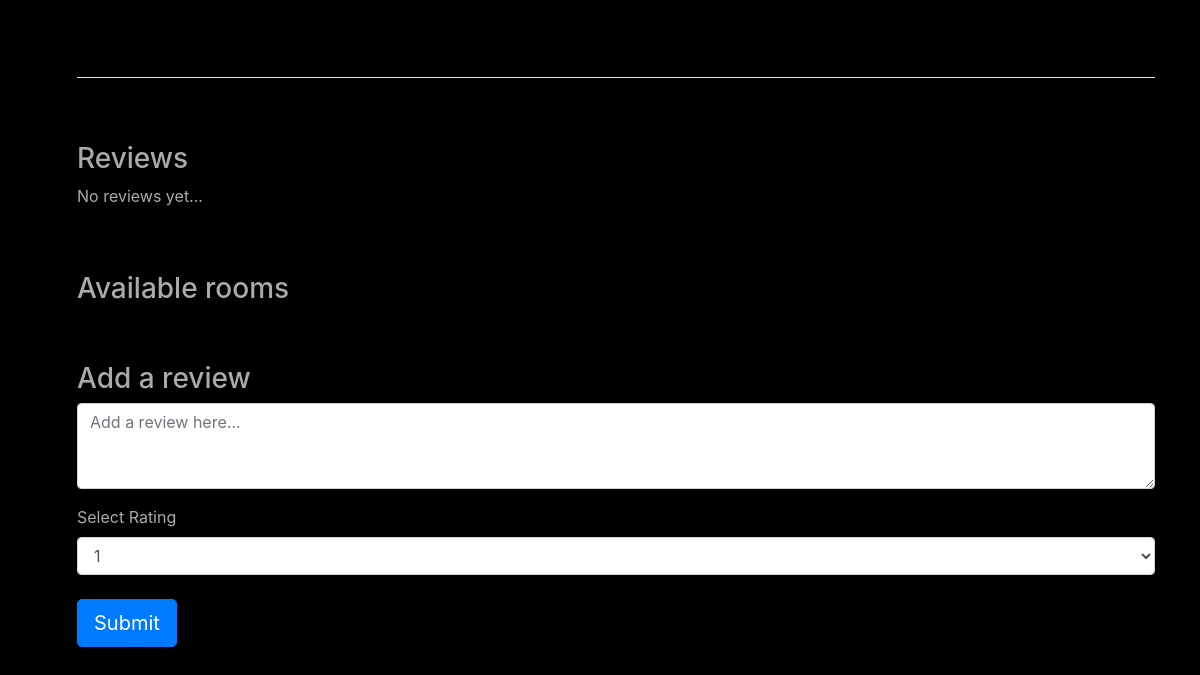
/hotel/the-royal-palace (signed in, lower part), run on an earlier commit of the app's database.
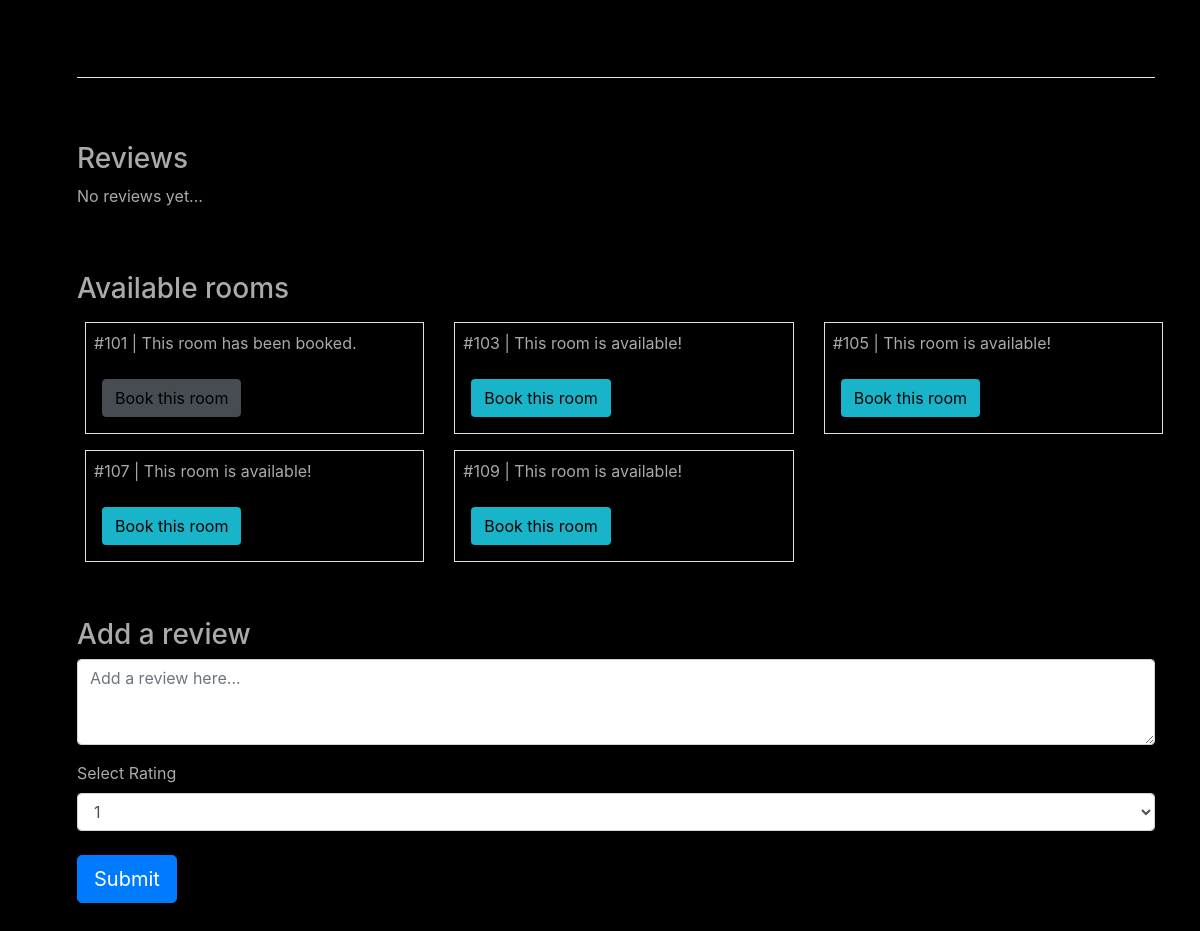
And on a later commit of the database.
### base/models.py (models this page shows, shortened)
class HotelRoom(models.Model):
    hotel = models.ForeignKey(Hotel, on_delete=models.CASCADE)
    room_number = models.IntegerField(blank=False, default='000')
    is_booked = models.BooleanField(default=False)
    slug = models.SlugField()
    def get_abs_url(self):
        return reverse("base:hotel-room", kwargs={
            'slug': self.slug
        })

### base/views.py (the view)
# urls.py: path('hotel/<slug>', views.hotels, name='hotel'),
def hotels(request, slug):
    hotel = get_object_or_404(Hotel, slug=slug)
    rooms = HotelRoom.objects.filter(hotel=hotel)
    if request.method == 'POST':
        rev_content = request.POST.get('review', '')
        rating = request.POST.get('rating', '')
        print(rev_content)
        print(type(rating))
        review = HotelReview.objects.create(user=request.user, hotel=hotel, review=rev_content, user_rating=int(rating))
    reviews_list = HotelReview.objects.filter(hotel=hotel)
    context = {
        'hotel': hotel,
        'rooms': rooms,
        'reviews': reviews_list
    }
    context['picture'] = request.user.social_auth.get(provider='auth0').extra_data['picture']
    print(datetime.datetime.now())
    return render(request, "base/hotel.html", context)

### base/models.py (called while the page is built)
    def get_abs_url(self):
        return reverse("base:hotel", kwargs={
            'slug': self.slug
        })

### base/templates/base/hotel.html (shortened to what this page needs)
{% extends "base/base.html" %}
{% block content %}
    <div class="container m-3 p-3">
      <div class="row">
        <div class="col-md">
        </div>
        <div class="col-md">
        </div>
      </div>
    </div>
    <div class="container m-3 p-3">
      <hr style="background-color: white;">
    </div>
    <div class="container m-3 p-3">
      <div class="row">
        <div class="col-md">
          <h3>Reviews</h3>
            {% for review in reviews %}
              <div class="container">
                <p>Date: {{ review.post_date }} | User: {{ review.user.username }}</p>
                <p>{{ review.review }}</p>
                {{ review.user_rating }}
                {% if review.user_rating == 5 %}
                <i class="fa fa-star"></i>
                <i class="fa fa-star"></i>
                <i class="fa fa-star"></i>
                <i class="fa fa-star"></i>
                <i class="fa fa-star"></i>
                {% elif review.user_rating == 4 %}
                <i class="fa fa-star"></i>
                <i class="fa fa-star"></i>
                <i class="fa fa-star"></i>
                <i class="fa fa-star"></i>
                <i class="fa fa-star-o"></i>
                {% elif review.user_rating == 3 %}
                <i class="fa fa-star"></i>
                <i class="fa fa-star"></i>
                <i class="fa fa-star"></i>
                <i class="fa fa-star-o"></i>
                <i class="fa fa-star-o"></i>
                {% elif review.user_rating == 2 %}
                <i class="fa fa-star"></i>
                <i class="fa fa-star"></i>
                <i class="fa fa-star-o"></i>
                <i class="fa fa-star-o"></i>
                <i class="fa fa-star-o"></i>
                {% elif review.user_rating == 1 %}
                <i class="fa fa-star"></i>
                <i class="fa fa-star-o"></i>
                <i class="fa fa-star-o"></i>
                <i class="fa fa-star-o"></i>
                <i class="fa fa-star-o"></i>
                {% endif %}
              </div>
            {% empty %}
              <div>
                <p>No reviews yet...</p>
              </div>
            {% endfor %}
        </div>
      </div>
    </div>
    <div class="container m-3 p-3">
      <div class="row">
        <div class="col-lg">
          <h3>Available rooms</h3>
        </div>
      </div>
      <div class="row">
        {% for room in rooms %}
        <div class="col-lg-4">
            <div class="container m-2 p-2 border border-grey">
                {% if room.is_booked != True %}
                    <p>#{{ room.room_number }} | This room is available!</p>
                    <a class="btn bg-steel btn-md ml-1 m-2" href="{{ room.get_abs_url }}" style="color: black;">Book this room <span class="sr-only">(current)</span></a>
                {% else %}
                    <p>#{{ room.room_number }} | This room has been booked.</p>
                    <a class="btn btn-secondary btn-md ml-1 m-2 disabled" href="{{ room.get_abs_url }}" style="color: black;" disabled>Book this room <span class="sr-only">(current)</span></a>
                {% endif %}
            </div>
        </div>
        {% endfor %}
      </div>
    </div>
    <div class="container m-3 p-3">
      <div class="row">
        <div class="col-lg">
          <h3>Add a review</h2>
            <form method="POST" action="">
                <div class="form-group">
                  <div class="form-group">
                    <textarea class="form-control" id="exampleFormControlTextarea1" rows="3" placeholder="Add a review here..." name="review"></textarea>
                  </div>
                  <div class="form-group">
                    <label for="exampleFormControlSelect1">Select Rating</label>
                    <select class="form-control" id="exampleFormControlSelect1" name="rating">
                      <option>1</option>
                    </select>
                  </div>
                </div>
                <button type="submit" class="btn btn-primary btn-lg mt-2">Submit</button>
            </form>
        </div>
      </div>
    </div>
{% endblock content %}

### base/templates/base/base.html (shortened to what this page needs)
{% load static %}
<!DOCTYPE html>
<html lang="en">
<head>
    <link href="{% static 'base/bootstrap.min.css' %}" rel="stylesheet">
    <link rel="stylesheet" href="{% static 'base/main.css' %}">
    <link rel="stylesheet" href="//code.jquery.com/ui/1.13.0/themes/base/jquery-ui.css">
    <link rel="stylesheet" href="https://cdnjs.cloudflare.com/ajax/libs/font-awesome/4.7.0/css/font-awesome.min.css">
</head>
<body class="bg-black">
    <main role="main" class="container align-items-center">
        <div class="row align-items-center">
          <div class="col-md-12">
            {% block content %}{% endblock %}
          </div>
        </div>
    </main>
</body>
</html>

### base/static/base/main.css (style rules this page uses)
body { background: #fafafa00; color: #aaaaaa; background-color: #78c2c9; }
.bg-steel { background-color: #18b4c9; }
.bg-black { background-color: rgb(0, 0, 0); }

What changed in the data, as far as the page shows it:
added HotelRoom: room_number "101"
added HotelRoom: room_number "103"
added HotelRoom: room_number "105"
added HotelRoom: room_number "107"
added HotelRoom: room_number "109"
